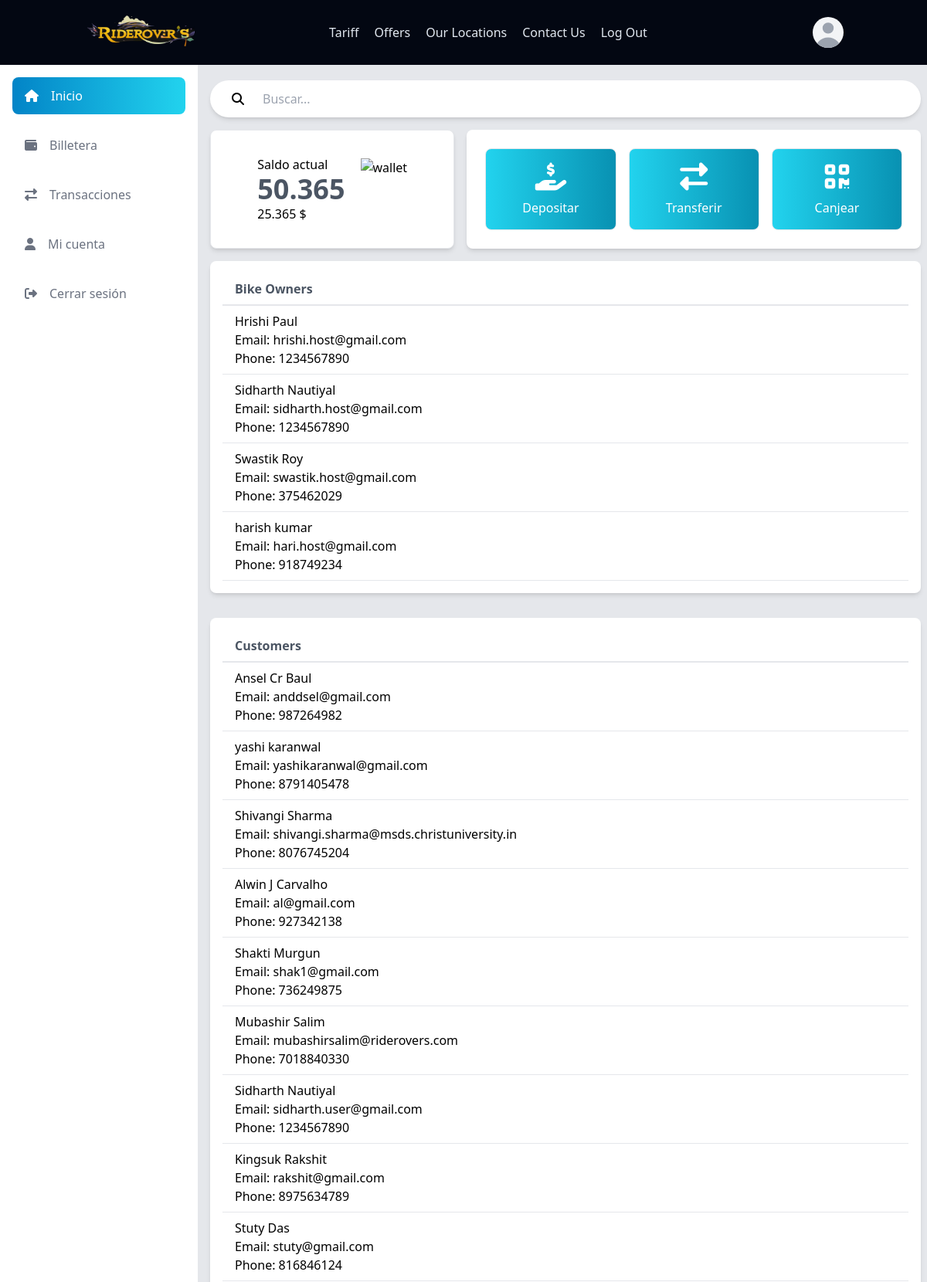
The app's page /admin-den (upper part), older data.
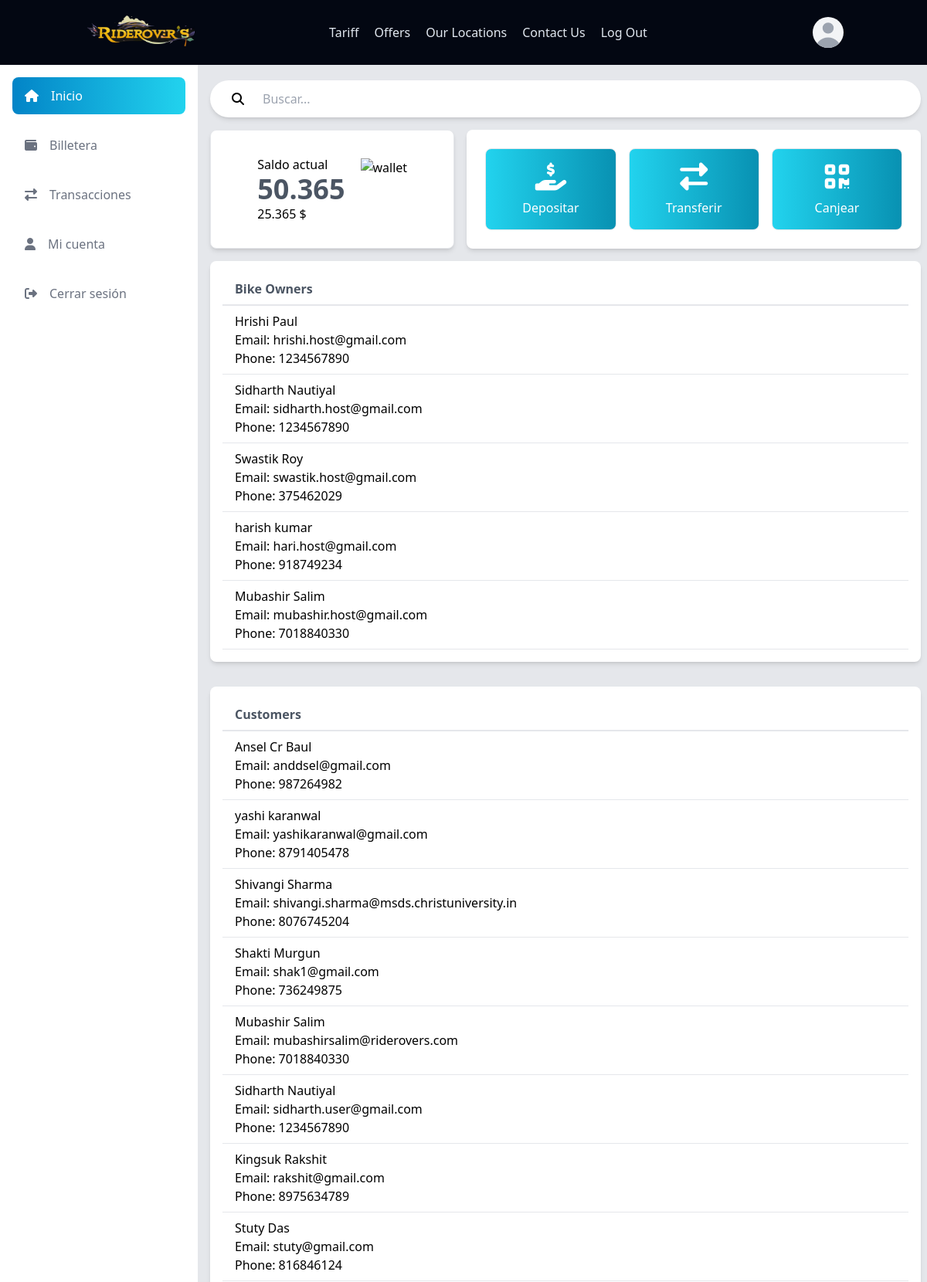
The same page, newer data.
### mvrr/models.py (models this page shows, shortened)
class UserProfile(models.Model):
    userid = models.UUIDField(auto_created=True, primary_key=True, default=uuid.uuid4)
    user = models.OneToOneField(User, on_delete=models.CASCADE)
    fname = models.CharField(max_length=15, null=False)
    lname = models.CharField(max_length=15, null=False)
    email = models.CharField(max_length=25, null=False)
    gender = models.CharField(max_length=10, null=False)
    phone = models.CharField(max_length=15, blank=True, null=True)
    dob = models.DateField(blank=True, null=True)
    addr = models.TextField(blank=True, null=True)
    is_host = models.IntegerField(default=0)  # New field for host

### mvrr/views.py (the view)
# urls.py: path("admin-den",view=adminboard,name="adminboard"),
def adminboard(request):
    bike_owners = UserProfile.objects.filter(is_host=1)  # Assuming is_host=1 indicates a bike owner
    customers = UserProfile.objects.filter(is_host=0)  # Assuming is_host=0 indicates a regular customer
    bookings = BookingData.objects.all()
    bike_registrations = BikeData.objects.all()
    context = {
        'bike_owners': bike_owners,
        'customers': customers,
        'bookings': bookings,
        'bike_registrations': bike_registrations,
    }
    return render(request, 'main/adminboard.html', context)

### template/main/adminboard.html (shortened to what the changed rows need)
{% extends 'base.html' %}
{% load static %}
{% block content %}
<body class="bg-gray-200">
    <div class="lg:ml-64 lg:pl-4 lg:flex lg:flex-col lg:w-75% mt-5 mx-2">
        <div class="lg:flex gap-4 items-stretch">
            <div class="bg-white md:p-2 p-6 rounded-lg border border-gray-200 mb-4 lg:mb-0 shadow-md lg:w-[35%]">
                <div class="flex justify-center items-center space-x-5 h-full">
                    <div>
                        <h2 class="text-4xl font-bold text-gray-600">50.365</h2>
                    </div>
                </div>
            </div>
        </div>
<div class="bg-white rounded-lg p-4 shadow-md my-4">
    <table class="table-auto w-full">
        <thead>
            <tr>
                <th class="px-4 py-2 text-left border-b-2 w-full">
                    <h2 class="text-ml font-bold text-gray-600">Bike Owners</h2>
                </th>
            </tr>
        </thead>
        <tbody>
            {% for owner in bike_owners %}
                <tr class="border-b w-full">
                    <td class="px-4 py-2 text-left align-top w-1/2">
                        <div>
                            <h2>{{ owner.fname }} {{ owner.lname }}</h2>
                            <p>Email: {{ owner.email }}</p>
                            <p>Phone: {{ owner.phone }}</p>
                        </div>
                    </td>
                </tr>
            {% endfor %}
        </tbody>
    </table>
</div>
<div class="bg-white rounded-lg p-4 shadow-md my-4">
    <table class="table-auto w-full">
        <thead>
            <tr>
                <th class="px-4 py-2 text-left border-b-2 w-full">
                    <h2 class="text-ml font-bold text-gray-600">Customers</h2>
                </th>
            </tr>
        </thead>
        <tbody>
            {% for customer in customers %}
                <tr class="border-b w-full">
                    <td class="px-4 py-2 text-left align-top w-1/2">
                        <div>
                            <h2>{{ customer.fname }} {{ customer.lname }}</h2>
                            <p>Email: {{ customer.email }}</p>
                            <p>Phone: {{ customer.phone }}</p>
                        </div>
                    </td>
                </tr>
            {% endfor %}
        </tbody>
    </table>
</div>
    </div>
</body>
{% endblock content %}

Row changes from the older to the newer data that the page shows:
no longer on this page (row edited): UserProfile: fname "Alwin J", lname "Carvalho", email "al@gmail.com", phone "927342138", shown under "Customers"
added UserProfile: fname "Mubashir", lname "Salim", email "mubashir.host@gmail.com", phone "7018840330", shown under "Bike Owners"
